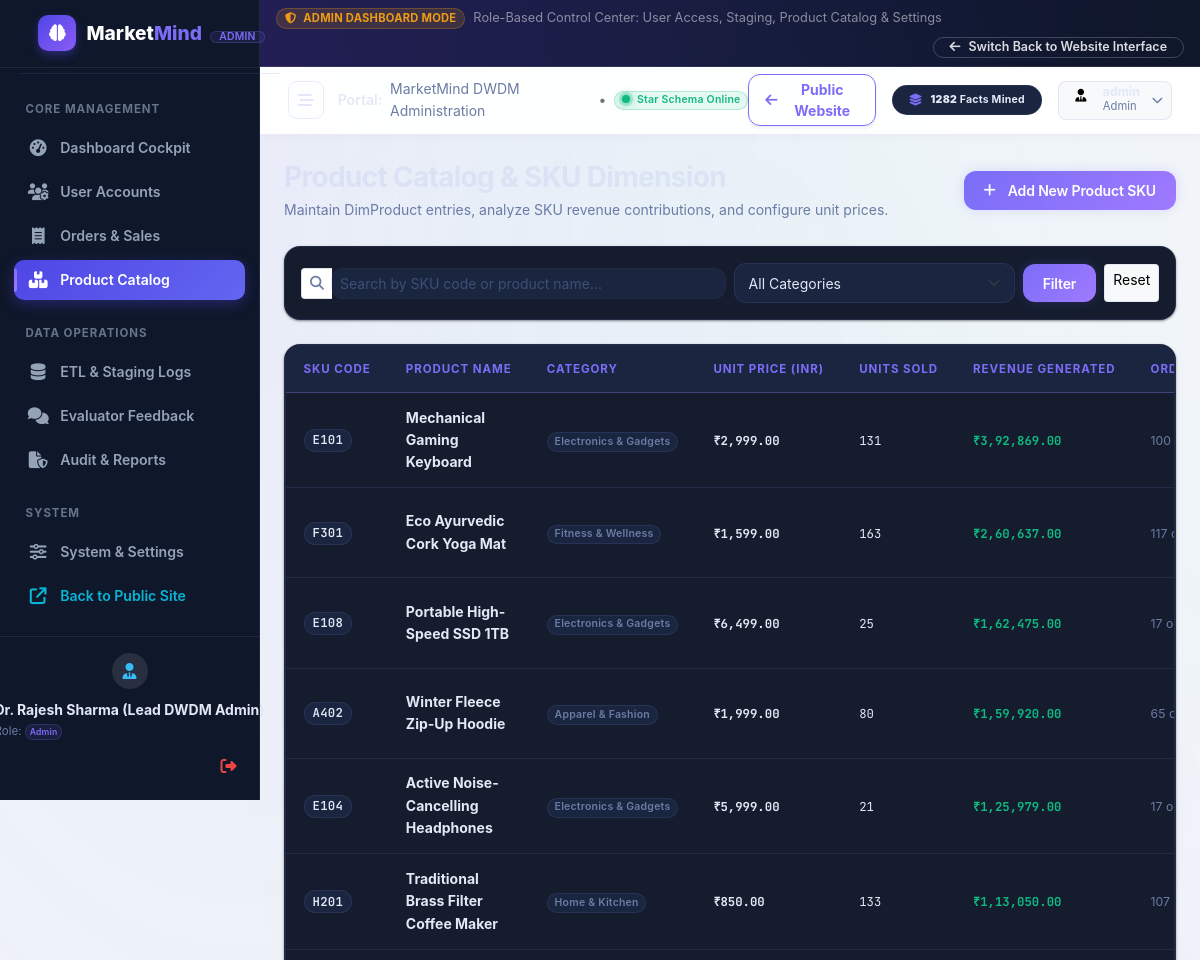
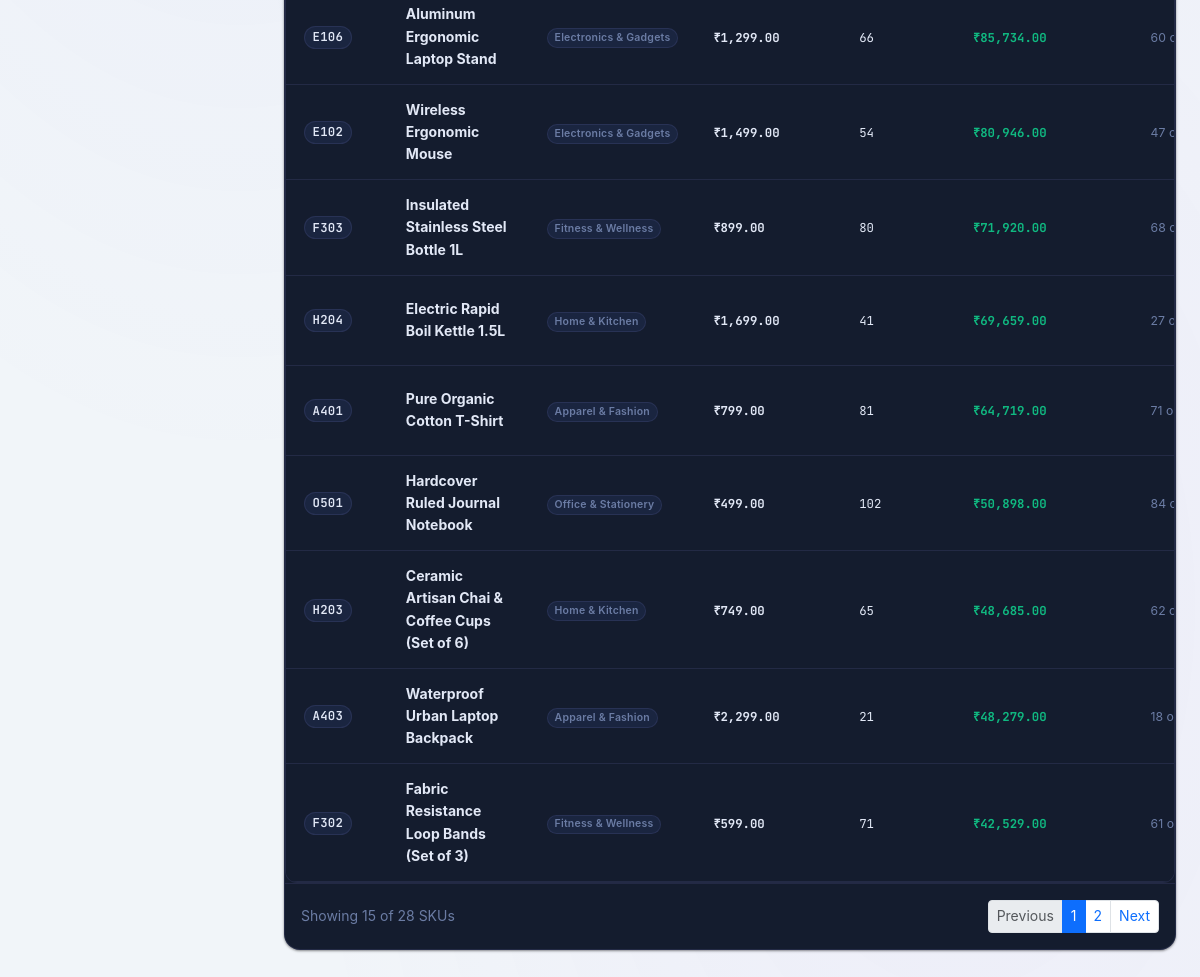
Page /admin/products (signed in) on the committed database (2 pictures, top to bottom).
### tables this page shows
CREATE TABLE DimProduct (
    ProductKey INTEGER PRIMARY KEY AUTOINCREMENT,
    ProductID TEXT NOT NULL UNIQUE,
    ProductName TEXT NOT NULL,
    Category TEXT NOT NULL,
    UnitPrice REAL NOT NULL,
    CreatedAt TIMESTAMP DEFAULT CURRENT_TIMESTAMP
);

### routes/admin_routes.py (the view)
@admin_bp.route('/products')
@login_required
def products():
    search = request.args.get('q', '').strip()
    category = request.args.get('category', 'all')
    page = int(request.args.get('page', 1))
    prod_data = get_products_admin(search=search, category=category, page=page, per_page=15)
    filter_opts = get_available_filter_options()
    return render_template('admin/products.html',
                           products=prod_data['products'],
                           total=prod_data['total'],
                           page=prod_data['page'],
                           total_pages=prod_data['total_pages'],
                           categories=filter_opts['categories'],
                           search=search,
                           category=category)

### database/analytics_service.py (called while the page is built)
def get_available_filter_options():
    categories = query_rows("SELECT DISTINCT Category FROM DimProduct ORDER BY Category ASC")
    years = query_rows("SELECT DISTINCT Year FROM DimDate ORDER BY Year DESC")
    return {
        "categories": [c['Category'] for c in categories],
        "years": [y['Year'] for y in years]
    }

### database/db_manager.py (called while the page is built)
def get_db_connection():
    os.makedirs(os.path.dirname(config.DATABASE_PATH), exist_ok=True)
    conn = sqlite3.connect(config.DATABASE_PATH)
    conn.row_factory = sqlite3.Row
    conn.execute("PRAGMA foreign_keys = ON;")
    return conn

def query_rows(query, params=None):
    conn = get_db_connection()
    try:
        cursor = conn.cursor()
        if params:
            cursor.execute(query, params)
        else:
            cursor.execute(query)
        rows = [dict(row) for row in cursor.fetchall()]
        return rows
    finally:
        conn.close()

def query_scalar(query, params=None):
    conn = get_db_connection()
    try:
        cursor = conn.cursor()
        if params:
            cursor.execute(query, params)
        else:
            cursor.execute(query)
        row = cursor.fetchone()
        return row[0] if row else None
    finally:
        conn.close()

def get_warehouse_stats():
    conn = get_db_connection()
    try:
        cursor = conn.cursor()
        stats = {}
        for table in ['FactSales', 'DimCustomer', 'DimProduct', 'DimDate', 'DimOrder', 'StagingTransactions', 'ETLHistory', 'FeedbackSubmissions', 'Users', 'ActivityLogs']:
            try:
                cursor.execute(f"SELECT COUNT(*) FROM {table}")
                stats[table] = cursor.fetchone()[0]
            except Exception:
                stats[table] = 0
        return stats
    finally:
        conn.close()

### routes/admin_routes.py (called while the page is built)
def login_required(f):
    @wraps(f)
    def decorated_function(*args, **kwargs):
        if 'user_id' not in session:
            if request.path.startswith('/api/'):
                return jsonify({"success": False, "error": "Authentication required", "code": "UNAUTHORIZED"}), 401
            return redirect(url_for('admin.login', next=request.url))
        return f(*args, **kwargs)
    return decorated_function

### templates/admin/products.html (shortened to what this page needs)
{% extends "admin/base.html" %}
{% block admin_content %}
<div class="d-flex flex-wrap align-items-center justify-content-between gap-3 mb-4">
  <div>
    <h3 class="fw-extrabold text-dark mb-1">Product Catalog & SKU Dimension</h3>
    <p class="text-muted small mb-0">Maintain DimProduct entries, analyze SKU revenue contributions, and configure unit prices.</p>
  </div>
  {% if current_user.role == 'Admin' %}
  <button type="button" class="btn btn-mm-primary btn-sm" data-bs-toggle="modal" data-bs-target="#addProductModal">
    <i class="fa-solid fa-plus me-1"></i> Add New Product SKU
  </button>
  {% endif %}
</div>
<div class="mm-card p-3 mb-4">
  <form method="GET" action="{{ url_for('admin.products') }}" class="row g-2 align-items-center">
    <div class="col-md-6">
      <div class="input-group input-group-sm">
        <span class="input-group-text bg-white border-end-0 text-muted"><i class="fa-solid fa-magnifying-glass"></i></span>
        <input type="text" name="q" class="form-control border-start-0" placeholder="Search by SKU code or product name..." value="{{ search }}">
      </div>
    </div>
    <div class="col-md-4">
      <select name="category" class="form-select form-select-sm" onchange="this.form.submit()">
        <option value="all" {% if category == 'all' %}selected{% endif %}>All Categories</option>
      </select>
    </div>
    <div class="col-md-2 d-flex gap-2">
      <button type="submit" class="btn btn-mm-primary btn-sm flex-grow-1">Filter</button>
      <a href="{{ url_for('admin.products') }}" class="btn btn-light border btn-sm">Reset</a>
    </div>
  </form>
</div>
<div class="mm-card mb-4">
  <div class="mm-table-container">
    <table class="mm-table">
      <thead>
        <tr>
          <th>SKU Code</th>
          <th>Product Name</th>
          <th>Category</th>
          <th>Unit Price (INR)</th>
          <th>Units Sold</th>
          <th>Revenue Generated</th>
          <th>Orders Count</th>
        </tr>
      </thead>
      <tbody>
        {% if products %}
        {% for p in products %}
        <tr>
          <td><span class="badge bg-light text-primary border font-monospace">{{ p.ProductID }}</span></td>
          <td><strong class="text-dark">{{ p.ProductName }}</strong></td>
          <td><span class="badge bg-secondary-subtle text-secondary">{{ p.Category }}</span></td>
          <td><span class="fw-bold font-monospace">{{ p.UnitPrice | inr }}</span></td>
          <td><span class="font-monospace">{{ "{:,}".format(p.UnitsSold) }}</span></td>
          <td><span class="fw-bold text-success font-monospace">{{ p.RevenueGenerated | inr }}</span></td>
          <td><small class="text-muted">{{ p.OrdersCount }} orders</small></td>
        </tr>
        {% endfor %}
        {% else %}
        <tr>
          <td colspan="8" class="text-center py-4 text-muted">No products found.</td>
        </tr>
        {% endif %}
      </tbody>
    </table>
  </div>
  {% if total_pages > 1 %}
  <div class="p-3 border-top d-flex align-items-center justify-content-between">
    <small class="text-muted">Showing {{ products|length }} of {{ total }} SKUs</small>
    <nav>
      <ul class="pagination pagination-sm mb-0">
        <li class="page-item {% if page <= 1 %}disabled{% endif %}">
          <a class="page-link" href="{{ url_for('admin.products', page=page-1, q=search, category=category) }}">Previous</a>
        </li>
        {% for p in range(1, total_pages + 1) %}
        <li class="page-item {% if p == page %}active{% endif %}">
          <a class="page-link" href="{{ url_for('admin.products', page=p, q=search, category=category) }}">{{ p }}</a>
        </li>
        {% endfor %}
        <li class="page-item {% if page >= total_pages %}disabled{% endif %}">
          <a class="page-link" href="{{ url_for('admin.products', page=page+1, q=search, category=category) }}">Next</a>
        </li>
      </ul>
    </nav>
  </div>
  {% endif %}
</div>
{% endblock %}

### static/css/admin.css (style rules this page uses)
:root { --admin-sidebar-width: 260px; --admin-sidebar-collapsed-width: 76px; --admin-header-height: 68px; --admin-sidebar-bg: #0f172a; --admin-sidebar-hover: #1e293b; --admin-sidebar-active: #4f46e5; --admin-sidebar-text: #94a3b8; --admin-sidebar-text-active: #ffffff; }
body.admin-body { background-color: #f1f5f9; overflow-x: hidden; display: flex; flex-direction: row; min-height: 100vh; }

### rows in the picture
DimProduct: ProductID "E101", ProductName "Mechanical Gaming Keyboard", Category "Electronics & Gadgets", UnitPrice|inr "₹2,999.00", UnitsSold "131", RevenueGenerated|inr "₹3,92,869.00", OrdersCount "100"
DimProduct: ProductID "F301", ProductName "Eco Ayurvedic Cork Yoga Mat", Category "Fitness & Wellness", UnitPrice|inr "₹1,599.00", UnitsSold "163", RevenueGenerated|inr "₹2,60,637.00", OrdersCount "117"
DimProduct: ProductID "E108", ProductName "Portable High-Speed SSD 1TB", Category "Electronics & Gadgets", UnitPrice|inr "₹6,499.00", UnitsSold "25", RevenueGenerated|inr "₹1,62,475.00", OrdersCount "17"
DimProduct: ProductID "A402", ProductName "Winter Fleece Zip-Up Hoodie", Category "Apparel & Fashion", UnitPrice|inr "₹1,999.00", UnitsSold "80", RevenueGenerated|inr "₹1,59,920.00", OrdersCount "65"
DimProduct: ProductID "E104", ProductName "Active Noise-Cancelling Headphones", Category "Electronics & Gadgets", UnitPrice|inr "₹5,999.00", UnitsSold "21", RevenueGenerated|inr "₹1,25,979.00", OrdersCount "17"
DimProduct: ProductID "H201", ProductName "Traditional Brass Filter Coffee Maker", Category "Home & Kitchen", UnitPrice|inr "₹850.00", UnitsSold "133", RevenueGenerated|inr "₹1,13,050.00", OrdersCount "107"
DimProduct: ProductID "E106", ProductName "Aluminum Ergonomic Laptop Stand", Category "Electronics & Gadgets", UnitPrice|inr "₹1,299.00", UnitsSold "66", RevenueGenerated|inr "₹85,734.00", OrdersCount "60"
DimProduct: ProductID "E102", ProductName "Wireless Ergonomic Mouse", Category "Electronics & Gadgets", UnitPrice|inr "₹1,499.00", UnitsSold "54", RevenueGenerated|inr "₹80,946.00", OrdersCount "47"
DimProduct: ProductID "F303", ProductName "Insulated Stainless Steel Bottle 1L", Category "Fitness & Wellness", UnitPrice|inr "₹899.00", UnitsSold "80", RevenueGenerated|inr "₹71,920.00", OrdersCount "68"
DimProduct: ProductID "H204", ProductName "Electric Rapid Boil Kettle 1.5L", Category "Home & Kitchen", UnitPrice|inr "₹1,699.00", UnitsSold "41", RevenueGenerated|inr "₹69,659.00", OrdersCount "27"
DimProduct: ProductID "A401", ProductName "Pure Organic Cotton T-Shirt", Category "Apparel & Fashion", UnitPrice|inr "₹799.00", UnitsSold "81", RevenueGenerated|inr "₹64,719.00", OrdersCount "71"
DimProduct: ProductID "O501", ProductName "Hardcover Ruled Journal Notebook", Category "Office & Stationery", UnitPrice|inr "₹499.00", UnitsSold "102", RevenueGenerated|inr "₹50,898.00", OrdersCount "84"
DimProduct: ProductID "H203", ProductName "Ceramic Artisan Chai & Coffee Cups (Set of 6)", Category "Home & Kitchen", UnitPrice|inr "₹749.00", UnitsSold "65", RevenueGenerated|inr "₹48,685.00", OrdersCount "62"
DimProduct: ProductID "A403", ProductName "Waterproof Urban Laptop Backpack", Category "Apparel & Fashion", UnitPrice|inr "₹2,299.00", UnitsSold "21", RevenueGenerated|inr "₹48,279.00", OrdersCount "18"
DimProduct: ProductID "F302", ProductName "Fabric Resistance Loop Bands (Set of 3)", Category "Fitness & Wellness", UnitPrice|inr "₹599.00", UnitsSold "71", RevenueGenerated|inr "₹42,529.00", OrdersCount "61"

### other values in the picture
{{ current_user.role }} "Admin"
{{ global_stats.get('FactSales', 0) }} "1282"
{{ products|length }} "15"
{{ total }} "28"
{{ p }} "1" "2"
